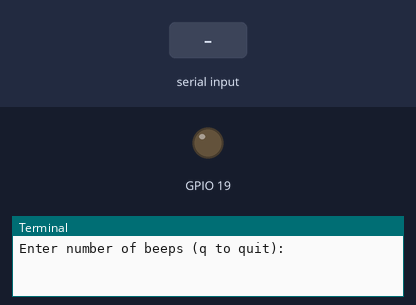
A program run on a simulated Raspberry Pi (BCM pin numbers). Parts: output pins drawn as LEDs (lit = HIGH), the last lines printed to the terminal. Dashed ring = blinking. The inputs (shaded band) are chosen by the test bench.

Above: at 1.2 s.
1.3 s: "90" typed at the terminal
At 1.4 s:
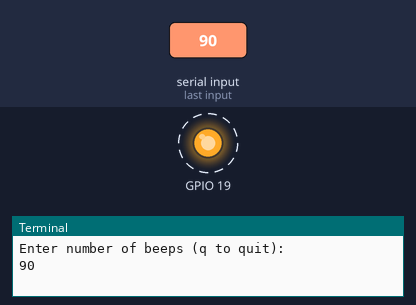
Timing chart, 0 to 10.3 s (numbered marks = the images above; inputs shaded):
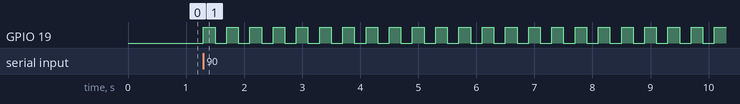

Measured:
- after the input at 1.3 s, GPIO 19: alternates HIGH for 0.20 s and LOW for 0.20 s, starting at once

The program:

buzzer.py
```python
import time
import RPi.GPIO as GPIO

GPIO.setmode(GPIO.BCM)
GPIO.setwarnings(False)

# set up pin
GPIO.setup(19, GPIO.OUT)

def beep(number_of_times):

	beep_time = 0.2
	time_in_between_beeps = 0.2

	for i in range(number_of_times):
		GPIO.output(19, GPIO.HIGH)
		time.sleep(beep_time)
		GPIO.output(19, GPIO.LOW)
		time.sleep(time_in_between_beeps)

finished = False

try:
	while not finished:
		input = raw_input("Enter number of beeps (q to quit): ")
		if input.isdigit():
			beep(int(input))
		else:
			finished = True

except KeyboardInterrupt:
	GPIO.cleanup()

GPIO.cleanup()
```
